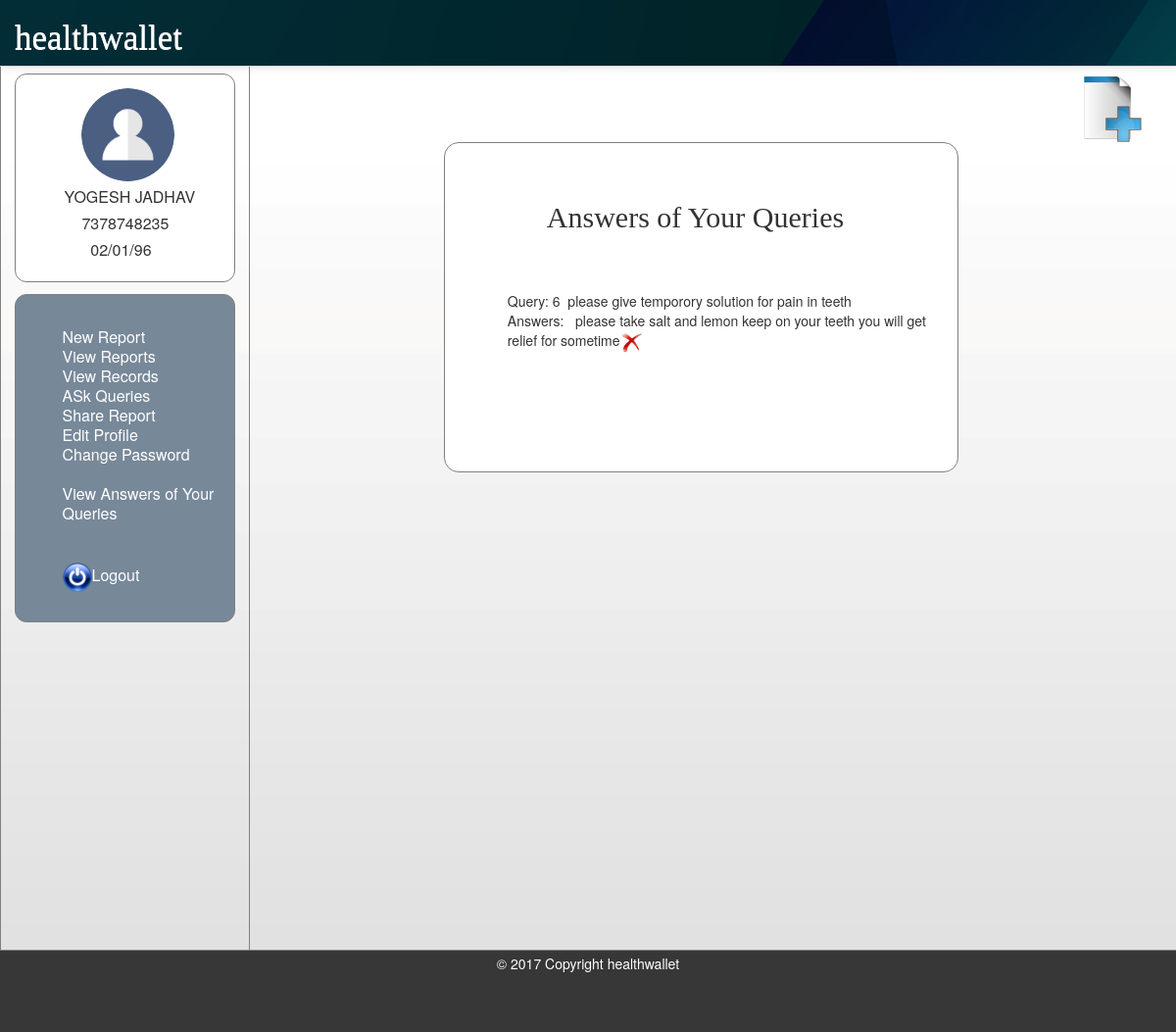
The page /patient/viewans.php (signed in) on the database its author committed.
### tables this page shows
CREATE TABLE IF NOT EXISTS `patient` (
  `id` int(50) NOT NULL AUTO_INCREMENT,
  `name` varchar(100) NOT NULL,
  `address` varchar(100) NOT NULL,
  `gender` varchar(15) NOT NULL,
  `email` varchar(50) NOT NULL,
  `mobile` varchar(20) NOT NULL,
  `dob` varchar(50) NOT NULL,
  `password` varchar(50) NOT NULL,
  PRIMARY KEY (`id`),
  UNIQUE KEY `mobile` (`mobile`)
);

CREATE TABLE IF NOT EXISTS `quries` (
  `id` int(11) NOT NULL AUTO_INCREMENT,
  `pid` varchar(20) NOT NULL,
  `pname` varchar(50) NOT NULL,
  `quetion` varchar(1000) NOT NULL,
  `did` varchar(20) NOT NULL,
  `dname` varchar(20) NOT NULL,
  `ans` varchar(5000) NOT NULL,
  PRIMARY KEY (`id`)
);

### patient/viewans.php (the view, shortened to what this page needs)
<?php session_start();
if(isset($_SESSION['id']))
{ ?>
<html>
<head>
<link href="../css/mystyle2.css" rel="stylesheet">
<link href="../css/style.css" rel="stylesheet">
<link href="../css/navigation.css" rel="stylesheet">
<link href="../css/footer.css" rel="stylesheet">
</head>
<body>
<?php require("../newheader.php"); ?>
<div class="conta">
<nav class="nav1" >
  <div class="divtop">
  <table align="center">
  <?php
$host="localhost";
$user="root";
$pass="";
$db="healthwallet";
$conn=mysqli_connect($host,$user,$pass,$db)or die("connection failed");
$query="SELECT * FROM patient WHERE id=".$_SESSION['id'];
$result=mysqli_query($conn,$query);
$row=mysqli_fetch_array($result) ;
  ?>
  <tr><td>&nbsp;&nbsp;&nbsp;&nbsp;<img src="../images/login.png"  class="avatar"></td></tr>
  <tr><td><?php echo strtoupper($row['name']); ?></td></tr>
  <tr><td><?php echo"&nbsp;&nbsp;&nbsp;&nbsp;".$row['mobile']; ?></td></tr>
  <tr><td><?php echo "&nbsp;&nbsp;&nbsp;&nbsp;&nbsp;&nbsp;".$row['dob']; ?></td></tr>
  </table>
  </div>
  <div class="divnav">
  <ul type="none">
    <li><a class="anchr" href="newrpt.php">New Report</a></li>
    <li><a class="anchr" href="patient.php">View Reports</a></li>
    <li><a class="anchr" href="viewrprt.php">View Records</a></li>
	<li><a class="anchr" href="ask.php">ASk Queries</a></li>
    <li><a class="anchr" href="srrpt.php">Share Report</a></li>
	<li><a class="anchr" href="edtprofile.php">Edit Profile</a></li>
	<li><a class="anchr" href="changepsw.php">Change Password</a></li></br><marquee>
	<a  class="anchr" href="viewans.php">View Answers of Your Queries</a></marquee>
	<li><a class="anchr" href="logout.php"><img height="20px" width="30px" src="../images/logout.png">Logout</a></li>
  </ul>
  </div>
  </nav>
<article>
<div class="ico">
<a href="newrpt.php"><img height="70px" width="70px" src="../images/newrpt.ico" alt="new report"></a>
</div>
<div class="divform">
<h1 id="hf">Answers of Your Queries </h1>
<?php
$sql="SELECT * from quries where pid=".$_SESSION['id'];
$data=mysqli_query($conn,$sql);
if(isset($data))
{
while($row=mysqli_fetch_array($data))
{
echo"</br>Query:&nbsp;".$row['id']."&nbsp;&nbsp;".$row['quetion'];
echo"</br>Answers:&nbsp;&nbsp;&nbsp;".$row['ans'];?>
<a href="deleteqry.php?id=<?php echo$row['id']; ?>"><img  src="../images/delete.png" onClick="return del()"  alt="delete" width="23" height="23"/></a>
<?php
}
}
else
{
?>
<h4 class="hf"><a>Oops ! No Registrered Doctors Available </a></h4>
<?php
}
?>
</div>
</article>
</div>
<?php
}
else
{
header("location:../index.php");
}
?>
<?php require("../footer.php"); ?>
</body>
</html>

### css/mystyle2.css (style rules this page uses)
html { font-size: 100%; -webkit-text-size-adjust: 100%; -ms-text-size-adjust: 100%; }
img { width: auto\9; height: auto; max-width: 100%; vertical-align: middle; border: 0; -ms-interpolation-mode: bicubic; }
body { margin: 0; font-family: "Helvetica Neue", Helvetica, Arial, sans-serif; font-size: 14px; line-height: 20px; color: #333333; background-color: #ffffff; }
a { color: #0088cc; text-decoration: none; }
h1, h2, h3, h4, h5, h6 { margin: 10px 0; font-family: inherit; font-weight: bold; line-height: 20px; color: inherit; text-rendering: optimizelegibility; }
h1, h2, h3 { line-height: 40px; }
h1 { font-size: 38.5px; }
ul, ol { padding: 0; margin: 0 0 10px 25px; }
li { line-height: 20px; }

### css/style.css (style rules this page uses)
h1, h2, h3, h4, h5, h6 { font-weight: normal; font-family: 'Patua One', cursive; }
h1 { font-size: 1.5em; line-height: 1; margin-top: 1.42em; margin-bottom: 0em; }

### css/navigation.css (style rules this page uses)
body { margin: 0; font-family: 'Lato', sans-serif; }

### patient/viewans.php (style rules this page uses)
div.conta { width: 100%; border: 1px solid gray; margin-top:5%; background-image:url("../images/bkg.png"); height:auto; }
.nav1 { float: left; width:225px; padding: 1em; }
.divnav { margin-top:5%; border:1px solid gray; height:300px; padding-top:15%; padding-left:10%; border-radius:12px; background-color:#778899; display: inline-block; width:200px; }
article { margin-left: 250px; border-left: 1px solid gray; padding: 1em; overflow: hidden; height:110%; }
.anchr { text-decoration:none; color:white; font-size:16px; }
img.avatar { width:65%; border-radius: 50%; }
.divtop { border:1px solid gray; height:200px; padding-top:5%; padding-left:10%; border-radius:12px; background-color:white; display: inline-block; width:200px; }
.ico { padding-left:90%; }
.divform { margin-left:20%; padding-top:2%; padding-left:7%; border:1px solid gray; background-color:white; display: inline-block; border-radius:15px; width:50%; }
#hf { padding-bottom:40px; padding-left:40px; font-size:30px; }

### rows shown on the page
patient: name "YOGESH JADHAV", mobile "7378748235", dob "02/01/96"
quries: id "6", quetion "please give temporory solution for pain in teeth", ans "please take salt and lemon keep on your teeth you will get relief for sometime"
